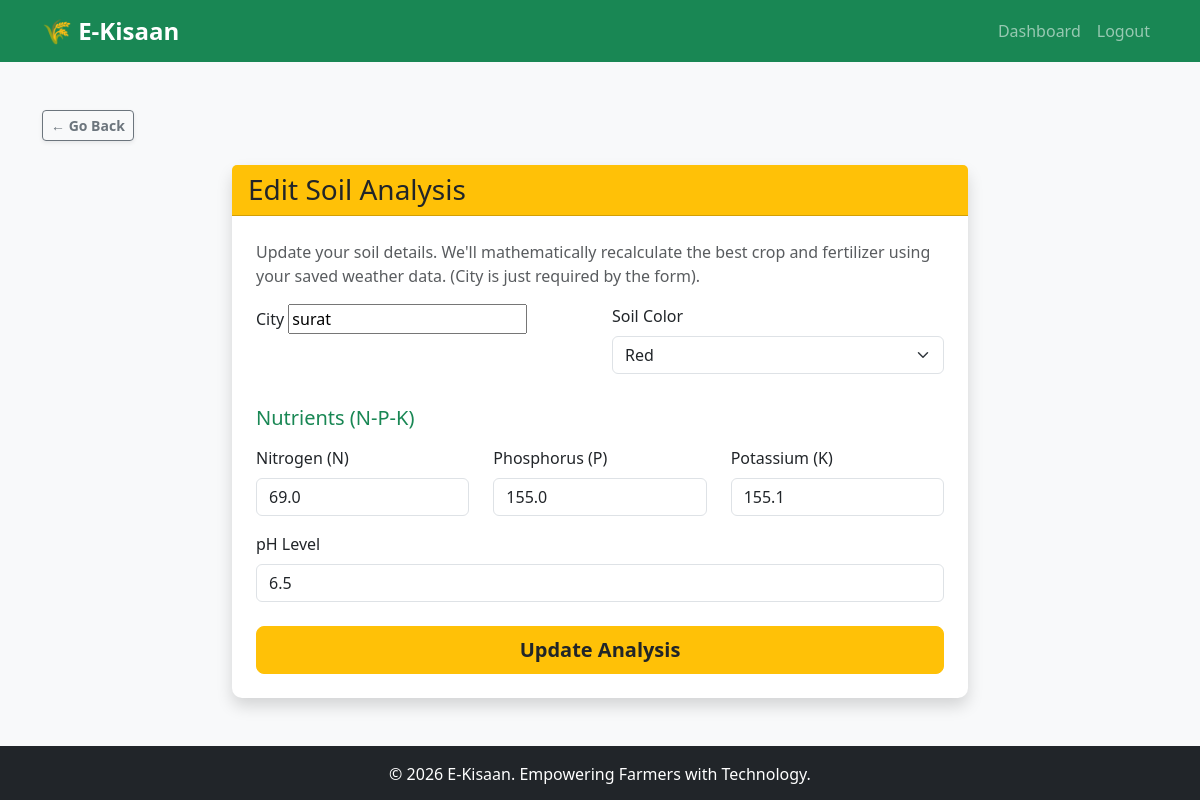
/report/3/edit/ (signed in), run on the app's committed database.
### analysis/models.py (models this page shows, shortened)
class SoilReport(models.Model):
    user = models.ForeignKey(User, on_delete=models.CASCADE)
    soil_color = models.CharField(max_length=50) # e.g., Black, Red
    nitrogen = models.FloatField()
    phosphorus = models.FloatField()
    potassium = models.FloatField()
    ph = models.FloatField()
    rainfall = models.FloatField()
    temperature = models.FloatField()
    predicted_crop = models.CharField(max_length=100)
    predicted_fertilizer = models.CharField(max_length=100, blank=True, null=True)
    city = models.CharField(max_length=100, blank=True, null=True)
    is_edited = models.BooleanField(default=False)
    created_at = models.DateTimeField(auto_now_add=True)

### analysis/views.py (the view)
# urls.py: path('report/<int:report_id>/edit/', views.edit_report_view, name='edit_report'),
@login_required(login_url='login')
def edit_report_view(request, report_id):
    from django.shortcuts import get_object_or_404
    report = get_object_or_404(SoilReport, id=report_id, user=request.user)
    if request.method == 'POST':
        form = SoilAnalysisForm(request.POST, instance=report)
        if form.is_valid():
            try:
                data = form.cleaned_data
                soil_color = data['soil_color']
                N = data['nitrogen']
                P = data['phosphorus']
                K = data['potassium']
                ph = data['ph']
                temp = report.temperature
                rainfall = report.rainfall
                if CROP_MODEL is None or FERT_MODEL is None:
                    raise Exception("ML Models are not loaded. Please restart the server.")
                features_a = pd.DataFrame([[N, P, K, temp, ph, rainfall]],
                                        columns=['N', 'P', 'K', 'temperature', 'ph', 'rainfall'])
                crop_idx = CROP_MODEL.predict(features_a)[0]
                predicted_crop = CROP_ENCODER.inverse_transform([crop_idx])[0]
                try:
                    crop_enc = FERT_CROP_ENCODER.transform([predicted_crop])[0]
                except ValueError:
                    crop_enc = 0
                try:
                    soil_enc = FERT_SOIL_ENCODER.transform([soil_color])[0]
                except ValueError:
                    soil_enc = 0
                features_b = pd.DataFrame([[N, P, K, crop_enc, soil_enc, ph, rainfall, temp]],
                                        columns=['N', 'P', 'K', 'Crop Type Encoded', 'Soil Type Encoded', 'ph', 'rainfall', 'temperature'])
                predicted_fertilizer = FERT_MODEL.predict(features_b)[0]
                report = form.save(commit=False)
                report.predicted_crop = predicted_crop
                report.predicted_fertilizer = predicted_fertilizer
                report.is_edited = True
                report.save()
                messages.success(request, "Analysis report successfully updated!")
                return redirect('report_detail', report_id=report.id)
            except Exception as e:
                print(f"Prediction Error on Edit: {e}")
                messages.error(request, f"Error updating analysis! Check if models are loaded. Exception: {e}")
                return redirect('dashboard')
    else:
        form = SoilAnalysisForm(instance=report)
    return render(request, 'analysis/input_form.html', {'form': form, 'is_edit': True, 'report_id': report.id})

### analysis/forms.py
class SoilAnalysisForm(forms.ModelForm):
    city = forms.CharField(max_length=100, help_text="Enter your city to fetch weather data automatically.")
    class Meta:
        model = SoilReport
        fields = ['soil_color', 'nitrogen', 'phosphorus', 'potassium', 'ph', 'city']
        widgets = {
            'soil_color': forms.Select(choices=SOIL_CHOICES, attrs={'class': 'form-select'}),
            'nitrogen': forms.NumberInput(attrs={'class': 'form-control'}),
            'phosphorus': forms.NumberInput(attrs={'class': 'form-control'}),
            'potassium': forms.NumberInput(attrs={'class': 'form-control'}),
            'ph': forms.NumberInput(attrs={'class': 'form-control', 'step': '0.1'}),
            'city': forms.TextInput(attrs={'class': 'form-control'}),
        }

### templates/analysis/input_form.html (shortened to what this page needs)
{% extends 'base.html' %}
{% block content %}
<div class="row justify-content-center">
    <div class="col-md-8">
        <div class="card shadow">
            <div class="card-header {% if is_edit %}bg-warning text-dark{% else %}bg-success text-white{% endif %}">
                <h3 class="mb-0">{% if is_edit %}Edit Soil Analysis{% else %}New Soil Analysis{% endif %}</h3>
            </div>
            <div class="card-body p-4">
                <p class="text-muted">
                    {% if is_edit %}
                    Update your soil details. We'll mathematically recalculate the best crop and fertilizer using your saved weather data. (City is just required by the form).
                    {% else %}
                    Enter your soil details and city. We'll fetch the weather and predict the best crop and fertilizer for you.
                    {% endif %}
                </p>
                <form method="post">
                    <div class="row">
                        <div class="col-md-6 mb-3">
                            <label class="form-label">City</label>
                            {{ form.city }}
                        </div>
                        <div class="col-md-6 mb-3">
                            <label class="form-label">Soil Color </label>
                            {{ form.soil_color }}
                        </div>
                    </div>
                    <h5 class="mt-3 mb-3 text-success">Nutrients (N-P-K)</h5>
                    <div class="row">
                        <div class="col-md-4 mb-3">
                            <label class="form-label">Nitrogen (N)</label>
                            {{ form.nitrogen }}
                        </div>
                        <div class="col-md-4 mb-3">
                            <label class="form-label">Phosphorus (P)</label>
                            {{ form.phosphorus }}
                        </div>
                        <div class="col-md-4 mb-3">
                            <label class="form-label">Potassium (K)</label>
                            {{ form.potassium }}
                        </div>
                    </div>
                    <div class="mb-4">
                        <label class="form-label">pH Level</label>
                        {{ form.ph }}
                    </div>
                    <button type="submit" class="btn btn-warning text-dark fw-bold btn-lg w-100">
                        {% if is_edit %}Update Analysis{% else %}Analyze Soil{% endif %}
                    </button>
                </form>
            </div>
        </div>
    </div>
</div>
{% endblock %}

### static/css/style.css (style rules this page uses)
:root { --primary-green: #28a745; --dark-green: #1e7e34; --light-bg: #f8f9fa; }
body { font-family: 'Segoe UI', Tahoma, Geneva, Verdana, sans-serif; background-color: var(--light-bg); }
.card { border: none; border-radius: 10px; }

### data on the page
SoilReport: city "surat", soil_color "Red", nitrogen "69.0", phosphorus "155.0", potassium "155.1", ph "6.5"
